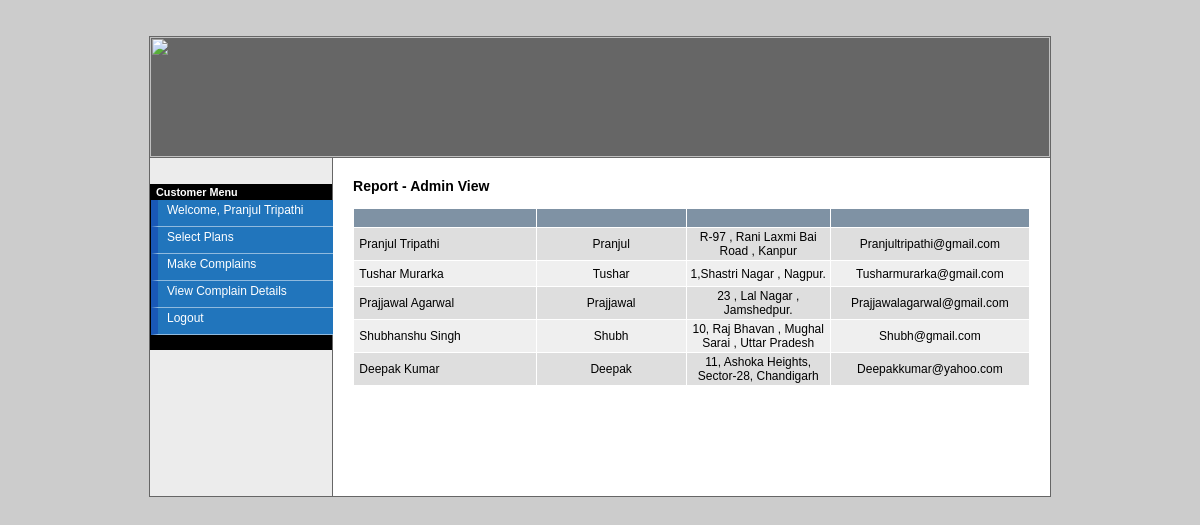
The page /view.php?mod=admin&view=repod&id=customer (signed in) on the database its author committed.
### tables this page shows
CREATE TABLE IF NOT EXISTS `tbl_customer` (
  `cid` int(10) NOT NULL auto_increment,
  `cname` varchar(40) NOT NULL,
  `cpass` varchar(40) NOT NULL,
  `address` varchar(200) NOT NULL,
  `email` varchar(30) NOT NULL,
  `c_mobile` varchar(15) NOT NULL,
  `date_time` datetime NOT NULL,
  PRIMARY KEY  (`cid`)
);

### view.php (called while the page is built, shortened)
<?php
require_once './include/template.php';
?>

### library/database.php (called while the page is built, shortened)
<?php
function dbQuery($sql)
{
	$result = mysql_query($sql) or die(mysql_error());
	return $result;
}
function dbFetchRow($result)
{
	return mysql_fetch_row($result);
}
?>

### repo-detail.php (the view)
<?php
$id = $_GET['id'];
?>
<h3>Report - Admin View</h3>
<form action="processLeave.php?action=addUser" method="post"  name="frmListUser" id="frmListUser">
  <table width="100%" border="0" align="center" cellpadding="2" cellspacing="1" class="text">
    <tr align="center" id="listTableHeader">
      <td width="398">&nbsp;</td>
      <td width="344"> &nbsp;</td>
      <td width="284">&nbsp;</td>
      <td width="270">&nbsp;</td>
    </tr>
    <?php
	$sql = "SELECT *
			FROM tbl_$id
			LIMIT 0,20";
	$result = dbQuery($sql);
	$i=0;
	while($row = dbFetchRow($result)) {
	if ($i%2) {
		$class = 'row1';
	} else {
		$class = 'row2';
	}
	$i += 1;
	?>
    <tr class="<?php echo $class; ?>" style="height:25px;">
      <td>&nbsp;<?php echo ucwords($row[1]); ?></td>
      <td width="344" align="center"><?php echo ucwords($row[2]); ?></td>
      <td width="284" align="center"><?php echo ucwords($row[3]); ?></td>
      <td width="270" align="center"><?php echo ucwords($row[4]); ?></td>
    </tr>
    <?php
	}
	?>
    <tr>
      <td colspan="5">&nbsp;</td>
    </tr>
    <tr>
      <td colspan="5" align="right">&nbsp;</td>
    </tr>
  </table>
  <p>&nbsp;</p>
</form>
<p>&nbsp;</p>

### include/template.php (shortened to what this page needs)
<?php
$self = WEB_ROOT . 'index.php';
$uType = $_SESSION['user_type'];
if($uType == 'admin' || $uType == 'employee' ){
$img = WEB_ROOT . 'images/complains.jpg';
}else {
	$img = WEB_ROOT . 'images/complains.jpg';
}
?>
<html>
<head>
<link href="<?php echo WEB_ROOT;?>include/admin.css" rel="stylesheet" type="text/css">
<link href="<?php echo WEB_ROOT;?>include/menu.css" rel="stylesheet" type="text/css">
<link href="<?php echo WEB_ROOT;?>include/main.css" rel="stylesheet" type="text/css">
</head>
<body>
<br/><br/>
<table width="900" border="0" align="center" cellpadding="0" cellspacing="1" class="graybox">
  <tr>
    <td colspan="2"><img src="<?php echo $img; ?>" width="900" height="120"></td>
  </tr>
  <tr>
    <td width="20%" valign="top" class="navArea"><p>&nbsp;</p>
 	<?php include("menu.php"); ?>
	</td>
    <td width="720" valign="top" class="contentArea"><table width="100%" border="0" cellspacing="0" cellpadding="20">
        <tr>
          <td>
<?php
require_once $content;
?>
          </td>
        </tr>
      </table></td>
  </tr>
</table>
<p>&nbsp;</p>
</body>
</html>

### include/menu.php
<?php
if($_SESSION['user_type'] == 'customer'){
?>
<div id="ddblueblockmenu">
	  <div class="menutitle">Customer Menu</div>
		  <ul>
			<li><a href="<?php echo WEB_ROOT; ?>">Welcome,&nbsp;<? echo ucwords($_SESSION['user_name']); ?></a></li>
			<li><a href="<?php echo WEB_ROOT; ?>view.php?mod=customer&view=selectPlans">Select Plans</a></li>
			<li><a href="<?php echo WEB_ROOT; ?>view.php?mod=customer&view=makeComplain">Make Complains</a></li>
			<li><a href="<?php echo WEB_ROOT; ?>view.php?mod=customer&view=compDetails">View Complain Details</a></li>
			<li><a href="<?php echo $self; ?>?logOut">Logout</a></li>
		  </ul>
	  <div class="menutitle">&nbsp;</div>
</div>
<p>&nbsp;</p>
<p>&nbsp;</p>
<p>&nbsp;</p>
<p>&nbsp;</p>
<?php
}else if($_SESSION['user_type'] == 'employee'){
?>
<div id="ddblueblockmenu">
	  <div class="menutitle">Engineers Menu</div>
		  <ul>
			<li><a href="<?php echo WEB_ROOT; ?>">Welcome,&nbsp;<? echo ucwords($_SESSION['user_name']); ?></a></li>
			<li><a href="<?php echo WEB_ROOT; ?>view.php?mod=employee&view=viewComplain">View Assign Complains</a></li>
			<li><a href="<?php echo WEB_ROOT; ?>view.php?mod=employee&view=viewComplainClose">Close Complain</a></li>
			<li><a href="<?php echo $self; ?>?logOut">Logout</a></li>
		  </ul>
	  <div class="menutitle">&nbsp;</div>
</div>
<p>&nbsp;</p>
<p>&nbsp;</p>
<p>&nbsp;</p>
<p>&nbsp;</p>
<?php
}else if($_SESSION['user_type'] == 'admin'){
?>
<div id="ddblueblockmenu">
	  <div class="menutitle">Admin Menu</div>
		  <ul>
			<li><a href="<?php echo WEB_ROOT; ?>">Welcome,&nbsp;<? echo ucwords($_SESSION['user_name']); ?></a></li>
			<li><a href="<?php echo WEB_ROOT; ?>view.php?mod=admin&view=compDetails">Assign Complains</a></li>
			<li><a href="<?php echo WEB_ROOT; ?>view.php?mod=admin&view=vDetails">View Complains</a></li>
			<li><a href="<?php echo WEB_ROOT; ?>view.php?mod=admin&view=compCloseDetails">View Close Complain</a></li>
			<li><a href="<?php echo WEB_ROOT; ?>view.php?mod=admin&view=enggDetails">Engineer Details</a></li>
			<li><a href="<?php echo WEB_ROOT; ?>view.php?mod=admin&view=custDetails">Customer Details</a></li>
			<li><a href="<?php echo WEB_ROOT; ?>view.php?mod=admin&view=reports">Reports</a></li>
			<li><a href="<?php echo $self; ?>?logOut">Logout</a></li>
		  </ul>
	  <div class="menutitle">&nbsp;</div>
</div>
<p>&nbsp;</p>
<p>&nbsp;</p>
<p>&nbsp;</p>
<p>&nbsp;</p>
<?php
}
?>

### include/admin.css (style rules this page uses)
body { background-color:#CCCCCC; }
#listTableHeader { font-family: "Courier New", Courier, mono; font-size: 14px; color: #FFFFFF; background-color: #7F92A4; font-weight: bold; background-position: center; }
.row1 { background-color: #EFEFEF; }
.row2 { background-color: #DEDEDE; }
body { font-family: "Arial", "Helvetica", "sans-serif"; text-align: center; font-size: 10px; }
.text { font-family: Arial, Helvetica, sans-serif; font-size: 12px; }
.navArea { background-color:#ECECEC; }
.contentArea { background-color: #FFFFFF; }
.graybox { background-color: #666666; }

### include/menu.css (style rules this page uses)
#ddblueblockmenu { border: 1px solid; border-bottom-width: 0; width: 180px; }
#ddblueblockmenu ul { margin: 0; padding: 0; list-style-type: none; font: normal 90% 'Trebuchet MS', 'Lucida Grande', Arial, sans-serif; }
#ddblueblockmenu li a { display: block; padding: 3px 0; padding-left: 9px; width: 172px; text-decoration: none; color: white; height:20px; background-color: #2175bc; border-bottom: 1px solid #90bade; border-left: 7px solid #1958b7; }
#ddblueblockmenu div.menutitle { color: white; border-bottom: 1px solid black; padding: 1px 0; padding-left: 5px; background-color: black; font: bold 90% 'Trebuchet MS', 'Lucida Grande', Arial, sans-serif; }

### include/main.css (style rules this page uses)
body { font-family: Verdana, Geneva, Arial, Helvetica, sans-serif; font-size: 12px; }
td { font-family: Verdana, Geneva, Arial, Helvetica, sans-serif; font-size: 12px; }
form { font-family: Verdana, Geneva, Arial, Helvetica, sans-serif; font-size: 12px; }
ul { font-family: Verdana, Geneva, Arial, Helvetica, sans-serif; font-size: 12px; list-style-type: disc; list-style-position: outside; }
li { font-family: Verdana, Geneva, Arial, Helvetica, sans-serif; font-size: 12px; }

### rows shown on the page
tbl_customer: cname "Pranjul Tripathi", cpass "Pranjul", address "R-97 , Rani Laxmi Bai Road , Kanpur", email "Pranjultripathi@gmail.com"
tbl_customer: cname "Tushar Murarka", cpass "Tushar", address "1,Shastri Nagar , Nagpur.", email "Tusharmurarka@gmail.com"
tbl_customer: cname "Prajjawal Agarwal", cpass "Prajjawal", address "23 , Lal Nagar , Jamshedpur.", email "Prajjawalagarwal@gmail.com"
tbl_customer: cname "Shubhanshu Singh", cpass "Shubh", address "10, Raj Bhavan , Mughal Sarai , Uttar Pradesh", email "Shubh@gmail.com"
tbl_customer: cname "Deepak Kumar", cpass "Deepak", address "11, Ashoka Heights, Sector-28, Chandigarh", email "Deepakkumar@yahoo.com"

### other values the page prints
$_SESSION['user_name'] "Pranjul Tripathi"
